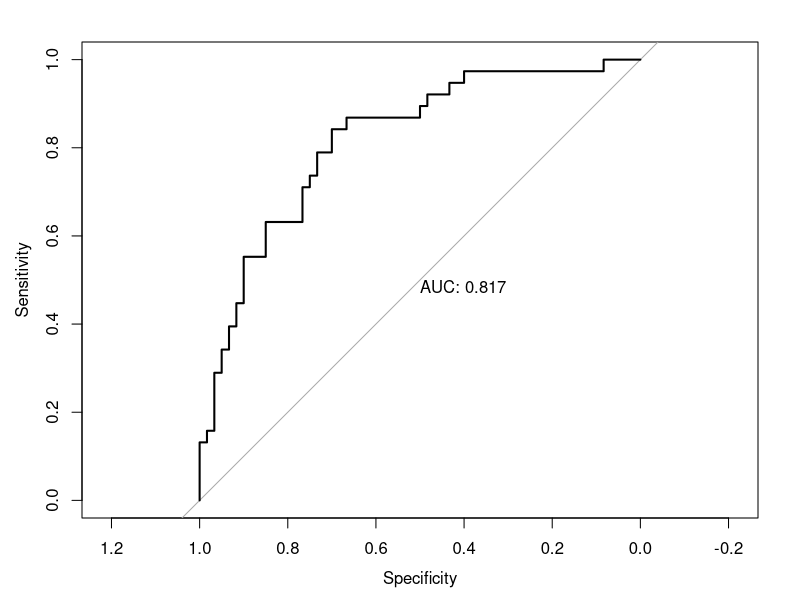
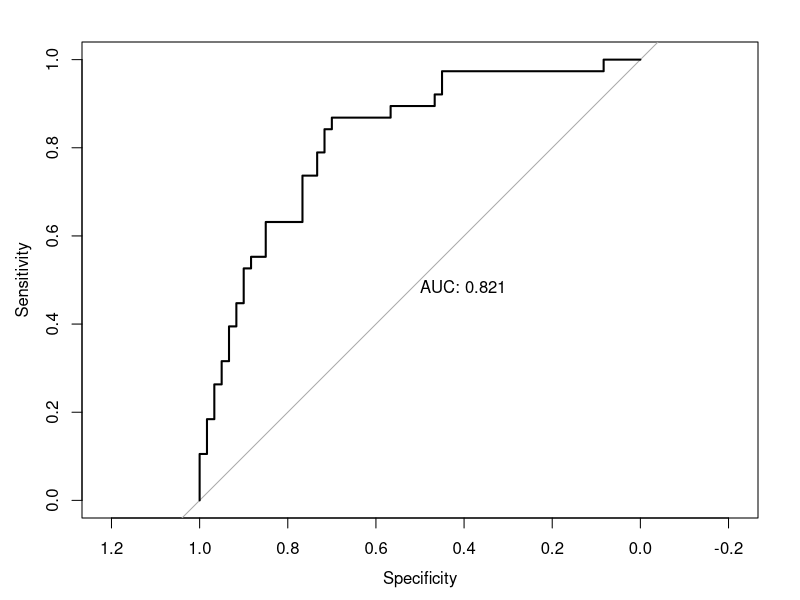

Here is the R script that generated these plots, in order: (Note: this script raises an error after producing the figures.)
## LOAD & CLEAN 'Pima Indians Diabetes' DATA
library(mlbench)
library(pROC) # roc
library(ROCR) # prediction, performance
library(ggplot2)
data("PimaIndiansDiabetes2") # has 0 values set to NA where physically impossible
data <- na.omit(PimaIndiansDiabetes2) # n = 768 to n = 392

## PARTITION DATA
smp_size <- floor(0.75 * nrow(data)) # 75% of the sample size
set.seed(125) # set the seed to make partition reproducible
train_ind <- sample(seq_len(nrow(data)), size = smp_size)
train <- data[train_ind,]
test <- data[-train_ind,]

## TEST FIT
log.fit <- glm(diabetes~., family=binomial(link="logit"), data=train) # perfect separation warning
pro.fit <- glm(diabetes~., family=binomial(link="probit"), data=train) # perfect separation warning
#summary(pro.fit)
#summary(log.fit)
log.prob <- predict.glm(log.fit, newdata=test, type="response") # ? another warning
pro.prob <- predict.glm(pro.fit, newdata=test, type="response") # ? another warning

## PLOT ROC CURVE
plot(roc(test$diabetes, log.prob), print.auc=TRUE)
plot(roc(test$diabetes, pro.prob), print.auc=TRUE)
auc(test$salary, log.prob)
auc(test$salary, pro.prob)
log.pred <- prediction(log.prob, test$diabetes)
pro.pred <- prediction(pro.prob, test$diabetes)
log.perf <- performance(log.pred, measure = "tpr", x.measure = "fpr")
pro.perf <- performance(pro.pred, measure = "tpr", x.measure = "fpr")
log.dd <- data.frame(FP = log.perf@x.values[[1]], TP = log.perf@y.values[[1]])
pro.dd <- data.frame(FP = pro.perf@x.values[[1]], TP = pro.perf@y.values[[1]])
# add unique colors? when graphs are layered
ggplot() + 
  geom_line(data = log.dd, aes(x = FP, y = TP, color = "Logistic Regression")) +
  geom_line(data = pro.dd, aes(x = FP, y = TP, color = "Probit Regression")) +
  geom_segment(aes(x = 0, xend = 1, y = 0, yend = 1)) +
  ggtitle('ROC Curve') + 
  labs(x = '1 - Specificity', y = 'Sensitivity') 
